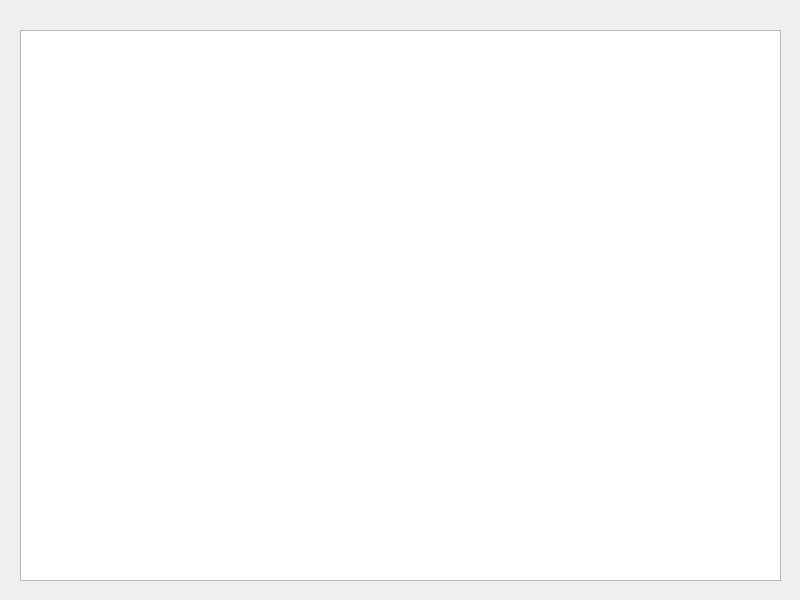
<?xml version="1.0" encoding="UTF-8"?>
<ui version="4.0">
 <class>Widget</class>
 <widget class="QWidget" name="Widget">
  <property name="geometry">
   <rect>
    <x>0</x>
    <y>0</y>
    <width>800</width>
    <height>600</height>
   </rect>
  </property>
  <property name="windowTitle">
   <string>Widget</string>
  </property>
  <widget class="QGraphicsView" name="graphicsView">
   <property name="geometry">
    <rect>
     <x>20</x>
     <y>30</y>
     <width>761</width>
     <height>551</height>
    </rect>
   </property>
  </widget>
 </widget>
 <resources/>
 <connections/>
</ui>
